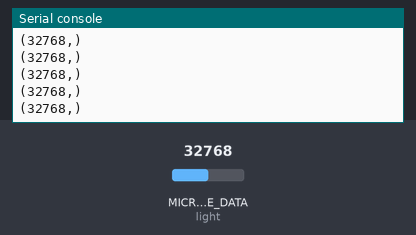
A program run on a simulated CircuitPython board. On the bench: the last lines printed to the serial console. The test bench sets the inputs (shaded band); at power-on: MICROPHONE_DATA (light) = 32768 (analog values on the 0–65535 scale).

Above: at 1.2 s.
1.3 s: MICROPHONE_DATA (light) set to 45874
At 2.0 s:
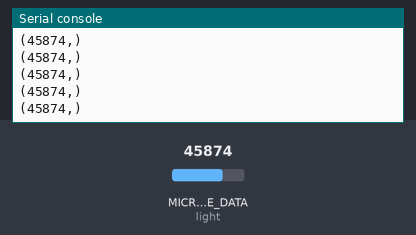
2.8 s: MICROPHONE_DATA (light) set to 57670
At 3.4 s:
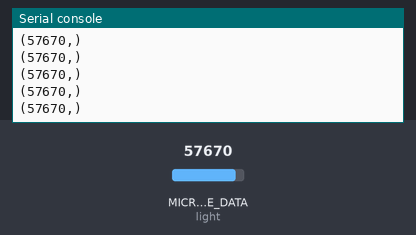
Timing chart, 0 to 4.4 s (numbered marks = the images above; inputs shaded):
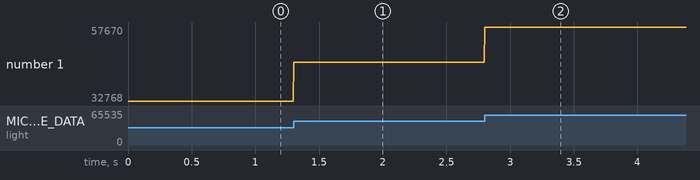

Measured:
- after the input at 1.3 s, the serial console: prints a new line at once (image 1)
- after the input at 2.8 s, the serial console: prints a new line at once (image 2)
- plotted number 1: 32768 → 45874 after the input at 1.3 s, 45874 → 57670 after the input at 2.8 s

The program:

03_light_level.py
```python
import time

import analogio
import board

#light = analogio.AnalogIn(board.LIGHT)
light = analogio.AnalogIn(board.MICROPHONE_DATA)
#light = analogio.AnalogIn(board.MICROPHONE_CLOCK)

while True:
    print((light.value,))
    #time.sleep(0.1)
```
